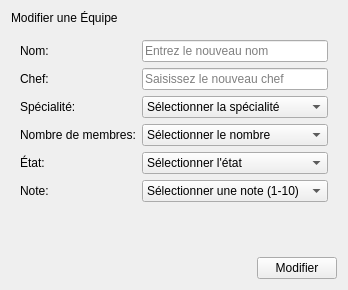
         <widget class="QWidget" name="pagemodif">
          <layout class="QVBoxLayout" name="modifLayout">
           <item>
            <widget class="QLabel" name="modifTitle">
             <property name="text">
              <string>Modifier une Équipe</string>
             </property>
            </widget>
           </item>
           <item>
            <widget class="QFrame" name="modifFormFrame" native="true">
             <layout class="QFormLayout" name="modifFormLayout">
              <item row="0" column="0">
               <widget class="QLabel" name="label_35">
                <property name="text">
                 <string>Nom:</string>
                </property>
               </widget>
              </item>
              <item row="0" column="1">
               <widget class="QLineEdit" name="lineEdit_7">
                <property name="placeholderText">
                 <string>Entrez le nouveau nom</string>
                </property>
               </widget>
              </item>
              <item row="1" column="0">
               <widget class="QLabel" name="label_36">
                <property name="text">
                 <string>Chef:</string>
                </property>
               </widget>
              </item>
              <item row="1" column="1">
               <widget class="QLineEdit" name="lineEdit_8">
                <property name="placeholderText">
                 <string>Saisissez le nouveau chef</string>
                </property>
               </widget>
              </item>
              <item row="2" column="0">
               <widget class="QLabel" name="label_37">
                <property name="text">
                 <string>Spécialité:</string>
                </property>
               </widget>
              </item>
              <item row="2" column="1">
               <widget class="QComboBox" name="comboBox_9">
                <item>
                 <property name="text">
                  <string>Sélectionner la spécialité</string>
                 </property>
                </item>
                <item>
                 <property name="text">
                  <string>Maintenance</string>
                 </property>
                </item>
                <item>
                 <property name="text">
                  <string>Production</string>
                 </property>
                </item>
                <item>
                 <property name="text">
                  <string>Back-office</string>
                 </property>
                </item>
                <item>
                 <property name="text">
                  <string>Mécanique</string>
                 </property>
                </item>
               </widget>
              </item>
              <item row="3" column="0">
               <widget class="QLabel" name="label_38">
                <property name="text">
                 <string>Nombre de membres:</string>
                </property>
               </widget>
              </item>
              <item row="3" column="1">
               <widget class="QComboBox" name="comboBox_10">
                <item>
                 <property name="text">
                  <string>Sélectionner le nombre</string>
                 </property>
                </item>
                <item>
                 <property name="text">
                  <string>1</string>
                 </property>
                </item>
                <item>
                 <property name="text">
                  <string>2</string>
                 </property>
                </item>
                <item>
                 <property name="text">
                  <string>3</string>
                 </property>
                </item>
                <item>
                 <property name="text">
                  <string>4</string>
                 </property>
                </item>
                <item>
                 <property name="text">
                  <string>5</string>
                 </property>
                </item>
                <item>
                 <property name="text">
                  <string>6</string>
                 </property>
                </item>
                <item>
                 <property name="text">
                  <string>7</string>
                 </property>
                </item>
                <item>
                 <property name="text">
                  <string>8</string>
                 </property>
                </item>
                <item>
                 <property name="text">
                  <string>9</string>
                 </property>
                </item>
                <item>
                 <property name="text">
                  <string>10</string>
                 </property>
                </item>
               </widget>
              </item>
              <item row="4" column="0">
               <widget class="QLabel" name="label_39">
                <property name="text">
                 <string>État:</string>
                </property>
               </widget>
              </item>
              <item row="4" column="1">
               <widget class="QComboBox" name="comboBox_11">
                <item>
                 <property name="text">
                  <string>Sélectionner l'état</string>
                 </property>
                </item>
                <item>
                 <property name="text">
                  <string>Disponible</string>
                 </property>
                </item>
                <item>
                 <property name="text">
                  <string>Non disponible</string>
                 </property>
                </item>
               </widget>
              </item>
              <item row="5" column="0">
               <widget class="QLabel" name="label_40">
                <property name="text">
                 <string>Note:</string>
                </property>
               </widget>
              </item>
              <item row="5" column="1">
               <widget class="QComboBox" name="comboBox_12">
                <item>
                 <property name="text">
                  <string>Sélectionner une note (1-10)</string>
                 </property>
                </item>
                <item>
                 <property name="text">
                  <string>1</string>
                 </property>
                </item>
                <item>
                 <property name="text">
                  <string>2</string>
                 </property>
                </item>
                <item>
                 <property name="text">
                  <string>3</string>
                 </property>
                </item>
                <item>
                 <property name="text">
                  <string>4</string>
                 </property>
                </item>
                <item>
                 <property name="text">
                  <string>5</string>
                 </property>
                </item>
                <item>
                 <property name="text">
                  <string>6</string>
                 </property>
                </item>
                <item>
                 <property name="text">
                  <string>7</string>
                 </property>
                </item>
                <item>
                 <property name="text">
                  <string>8</string>
                 </property>
                </item>
                <item>
                 <property name="text">
                  <string>9</string>
                 </property>
                </item>
                <item>
                 <property name="text">
                  <string>10</string>
                 </property>
                </item>
               </widget>
              </item>
             </layout>
            </widget>
           </item>
           <item>
            <spacer name="modifSpacer">
             <property name="orientation">
              <enum>Qt::Vertical</enum>
             </property>
             <property name="sizeHint" stdset="0">
              <size>
               <width>20</width>
               <height>40</height>
              </size>
             </property>
            </spacer>
           </item>
           <item>
            <layout class="QHBoxLayout" name="modifActionLayout">
             <item>
              <spacer name="modifActionSpacer">
               <property name="orientation">
                <enum>Qt::Horizontal</enum>
               </property>
               <property name="sizeHint" stdset="0">
                <size>
                 <width>40</width>
                 <height>20</height>
                </size>
               </property>
              </spacer>
             </item>
             <item>
              <widget class="QPushButton" name="pushButton_34">
               <property name="minimumWidth">
                <number>200</number>
               </property>
               <property name="text">
                <string>Modifier</string>
               </property>
              </widget>
             </item>
            </layout>
           </item>
          </layout>
         </widget>
